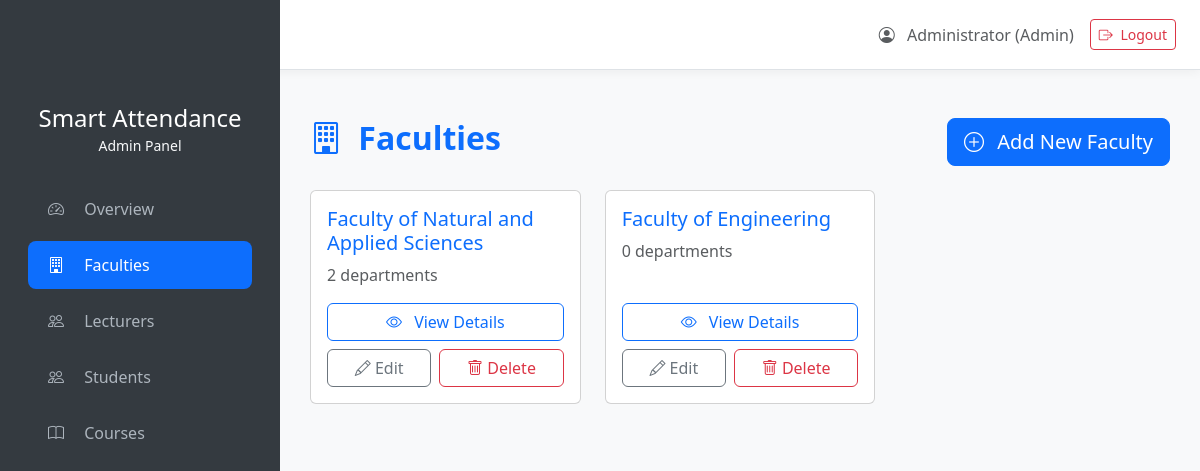
The page /admin/faculties (signed in) on the database its author committed.
### models.py (models this page shows)
class User(db.Model, UserMixin):
    id = db.Column(db.Integer, primary_key=True)
    matric_number = db.Column(db.String(50), unique=True, nullable=True)  # Students only
    username = db.Column(db.String(80), unique=True, nullable=True)       # Lecturers/Admin
    password_hash = db.Column(db.String(128), nullable=False)
    name = db.Column(db.String(100), nullable=False)
    role = db.Column(db.String(20), nullable=False)  # 'admin', 'lecturer', 'student'
    department_id = db.Column(db.Integer, db.ForeignKey('department.id'), nullable=True)
    current_level = db.Column(db.Integer, nullable=True)  # Students only
    department = db.relationship('Department', backref='users')

class Faculty(db.Model):
    id = db.Column(db.Integer, primary_key=True)
    name = db.Column(db.String(100), unique=True, nullable=False)
    departments = db.relationship('Department', backref='faculty', lazy=True)

### app.py (the view)
@app.route('/admin/faculties')
@login_required
def admin_faculties():
    if current_user.role != 'admin':
        return redirect(url_for('dashboard'))
    faculties = Faculty.query.all()
    return render_template('admin/faculties.html', faculties=faculties)

### app.py (called while the page is built)
@login_manager.user_loader
def load_user(user_id):
    return User.query.get(int(user_id))

### templates/admin/faculties.html (shortened to what this page needs)
{% extends "base.html" %}
{% block content %}
<div class="d-flex justify-content-between align-items-center mb-4">
    <h2 class="text-primary fw-bold">
        <i class="bi bi-building me-2"></i> Faculties
    </h2>
    <button class="btn btn-primary btn-lg" data-bs-toggle="modal" data-bs-target="#addFacultyModal">
        <i class="bi bi-plus-circle me-2"></i> Add New Faculty
    </button>
</div>
<div class="row g-4">
    {% if faculties %}
        {% for faculty in faculties %}
        <div class="col-md-6 col-lg-4">
            <div class="card h-100 hover-shadow">
                <div class="card-body d-flex flex-column">
                    <h5 class="card-title text-primary">{{ faculty.name }}</h5>
                    <p class="text-muted">
                        {{ faculty.departments|length }} department{{ 's' if faculty.departments|length != 1 else '' }}
                    </p>
                    <div class="mt-auto d-grid gap-2">
                        <a href="{{ url_for('admin_faculty_detail', faculty_id=faculty.id) }}"
                           class="btn btn-outline-primary">
                            <i class="bi bi-eye me-2"></i> View Details
                        </a>
                        <div class="d-flex gap-2">
                            <button class="btn btn-outline-secondary flex-fill" data-bs-toggle="modal" data-bs-target="#editFaculty{{ faculty.id }}">
                                <i class="bi bi-pencil"></i> Edit
                            </button>
                            <form method="POST" action="{{ url_for('delete_faculty', faculty_id=faculty.id) }}" class="d-inline flex-fill">
                                <button type="submit" class="btn btn-outline-danger w-100"
                                        onclick="return confirm('Delete {{ faculty.name }}? This will also delete all departments and courses under it.')">
                                    <i class="bi bi-trash"></i> Delete
                                </button>
                            </form>
                        </div>
                    </div>
                </div>
            </div>
        </div>
        {% endfor %}
    {% endif %}
</div>
{% endblock %}

### templates/base.html (shortened to what this page needs)
<!DOCTYPE html>
<html lang="en">
<head>
    <link href="https://cdn.jsdelivr.net/npm/bootstrap@5.3.2/dist/css/bootstrap.min.css" rel="stylesheet">
    <link href="https://cdn.jsdelivr.net/npm/bootstrap-icons@1.11.0/font/bootstrap-icons.css" rel="stylesheet">
</head>
<body>
    {% if current_user.is_authenticated %}
        {% if current_user.role == 'admin' %}
        <div class="sidebar">
            <div class="p-4 text-center">
                <h4 class="text-white mb-0">Smart Attendance</h4>
                <small class="text-light">Admin Panel</small>
            </div>
            <nav class="nav flex-column px-3">
                <a class="nav-link {% if request.endpoint == 'admin_overview' %}active{% endif %}"
                   href="{{ url_for('admin_overview') }}">
                    <i class="bi bi-speedometer2 me-3"></i> Overview
                </a>
                <a class="nav-link {% if request.endpoint in ['admin_faculties', 'admin_faculty_detail'] %}active{% endif %}"
                   href="{{ url_for('admin_faculties') }}">
                    <i class="bi bi-building me-3"></i> Faculties
                </a>
                <a class="nav-link {% if request.endpoint == 'admin_lecturers' or request.endpoint == 'admin_lecturer_detail' %}active{% endif %}"
                   href="{{ url_for('admin_lecturers') }}">
                    <i class="bi bi-people me-3"></i> Lecturers
                </a>
                <a class="nav-link {% if request.endpoint == 'admin_students' %}active{% endif %}"
                   href="{{ url_for('admin_students') }}">
                    <i class="bi bi-people me-3"></i> Students
                </a>
                <a class="nav-link {% if request.endpoint == 'admin_courses' %}active{% endif %}"
                   href="{{ url_for('admin_courses') }}">
                    <i class="bi bi-book me-3"></i> Courses
                </a>
            </nav>
        </div>
        {% endif %}
        <div class="top-navbar border-bottom d-flex align-items-center px-4">
            <div class="me-4">
                <a href="{% if current_user.role == 'admin' %}{{ url_for('admin_overview') }}
                         {% elif current_user.role == 'lecturer' %}{{ url_for('lecturer_dashboard') }}
                         {% elif current_user.role == 'student' %}{{ url_for('student_dashboard') }}{% endif %}">
                </a>
            </div>
            <div class="ms-auto d-flex align-items-center gap-3">
                <span class="text-muted">
                    <i class="bi bi-person-circle me-2"></i>
                    {{ current_user.name }} ({{ current_user.role|capitalize }})
                </span>
                <a href="{{ url_for('logout') }}" class="btn btn-outline-danger btn-sm">
                    <i class="bi bi-box-arrow-right me-1"></i> Logout
                </a>
            </div>
        </div>
    {% endif %}
    <div class="{% if current_user.role == 'admin' %}main-content{% endif %}">
        <div class="content-area pt-5">
            {% block content %}{% endblock %}
        </div>
    </div>
</body>
</html>

### templates/base.html (style rules this page uses)
body { background-color: #f8f9fa; }
.sidebar { position: fixed; top: 0; left: 0; bottom: 0; width: 280px; background: #343a40; padding-top: 80px; overflow-y: auto; z-index: 1000; }
.sidebar .nav-link { color: #adb5bd; padding: 12px 20px; border-radius: 8px; margin: 4px 12px; transition: all 0.2s; }
.sidebar .nav-link.active { background: #0d6efd; color: white; font-weight: 500; }
.main-content { margin-left: 280px; min-height: 100vh; }
.top-navbar { height: 70px; background: white; box-shadow: 0 2px 10px rgba(0,0,0,0.05); }
.content-area { padding: 30px; }

### rows shown on the page
User: name "Administrator", role "Admin"
Faculty: name "Faculty of Natural and Applied Sciences", departments|length "2", departments "s"
Faculty: name "Faculty of Engineering", departments|length "0", departments "s"
